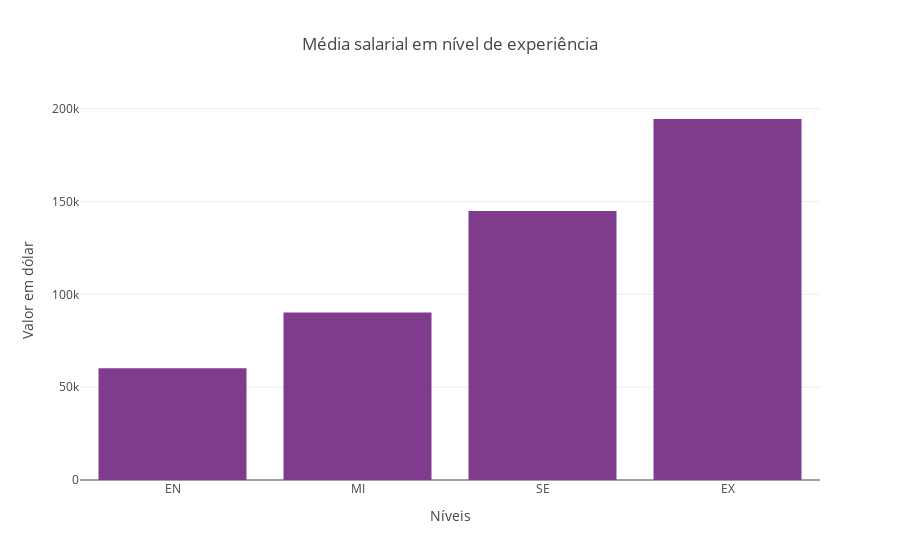

The code cell stored with this chart in its notebook:
### Code cell
#salarios_agrupado_por_experiencia = salarios.groupby('experience_level', 'salary_in_usd')

lista_nivel_de_experiencia = df.experience_level.values.tolist()
salario_anual_dolar = df.salary_in_usd.values.tolist()
linhas = len(df)


def calcular_media_salarial(nivel_experiencia, lista_nivel_experiencia, salario_anual_dolar):
    count = 0
    media = 0
    for i in range(len(lista_nivel_experiencia)):
        if(lista_nivel_experiencia[i] == nivel_experiencia):
            media += salario_anual_dolar[i]
            count += 1
    if count == 0:
        return 0
    return media / count

media_EN = calcular_media_salarial('EN', lista_nivel_de_experiencia, salario_anual_dolar)
media_MI = calcular_media_salarial('MI', lista_nivel_de_experiencia, salario_anual_dolar)
media_SE = calcular_media_salarial('SE', lista_nivel_de_experiencia, salario_anual_dolar)
media_EX = calcular_media_salarial('EX', lista_nivel_de_experiencia, salario_anual_dolar)


dt = pd.DataFrame({'experience_level':[media_EN, media_MI, media_SE, media_EX]}, index=['EN', 'MI', 'SE', 'EX'])


grafico_1 = px.bar(dt, y = 'experience_level',
title = "Média salarial em nível de experiência", labels={
'experience_level' : 'Valor em dólar', 'index' : 'Níveis'},
template= 'xgridoff' , 
color_discrete_sequence= px.colors.qualitative.Bold,

)
display(grafico_1)

colors = px.colors.qualitative.swatches()

print (dt)

### Figure 1 — Plotly figure (JSON) as saved in the notebook; plotly's stock layout.template omitted (floating-point values rounded to 4 significant figures)
{"data": [{"alignmentgroup": "True", "hovertemplate": "Níveis=%{x}<br>Valor em dólar=%{y}<extra></extra>", "legendgroup": "", "marker": {"color": "rgb(127, 60, 141)", "pattern": {"shape": ""}}, "name": "", "offsetgroup": "", "orientation": "v", "showlegend": false, "textposition": "auto", "type": "bar", "x": ["EN", "MI", "SE", "EX"], "xaxis": "x", "y": [60130.0, 90290.0, 144900.0, 194500.0], "yaxis": "y"}], "layout": {"barmode": "relative", "legend": {"tracegroupgap": 0}, "title": {"text": "Média salarial em nível de experiência"}, "xaxis": {"anchor": "y", "domain": [0, 1], "title": {"text": "Níveis"}}, "yaxis": {"anchor": "x", "domain": [0, 1], "title": {"text": "Valor em dólar"}}}}
